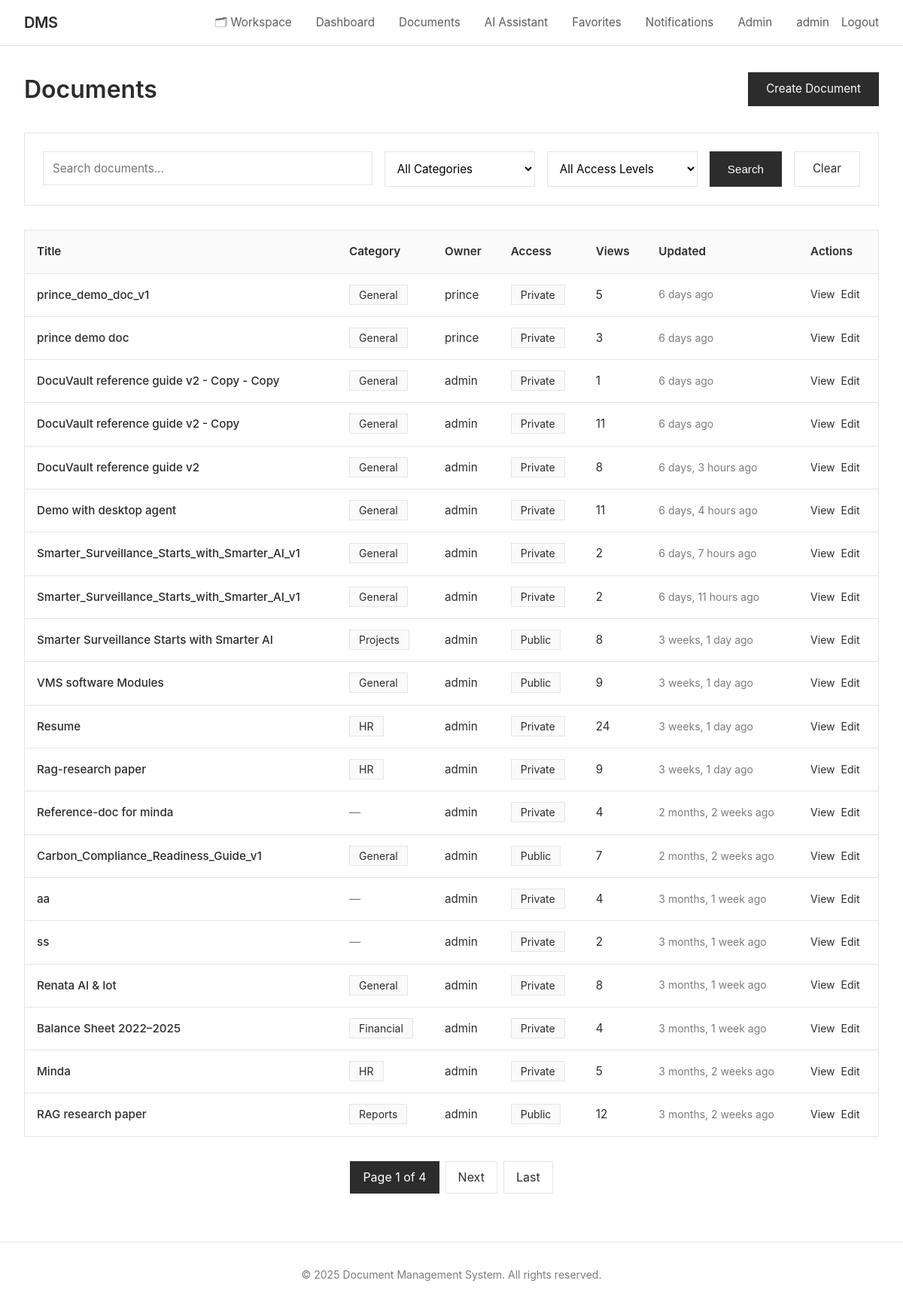
/documents/ (signed in), run on an earlier commit of the app's database.
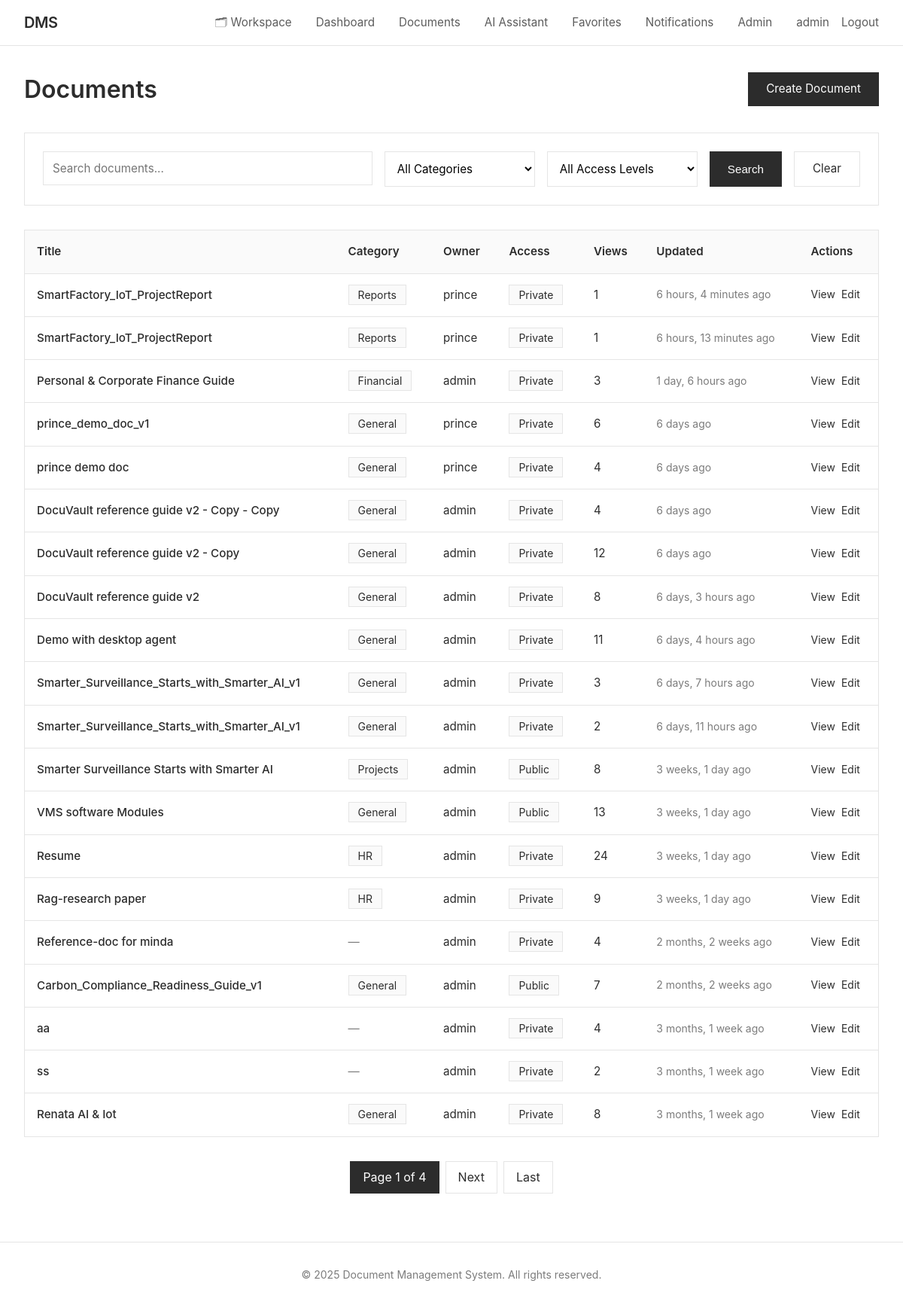
And on a later commit of the database.
### documents/models.py (models this page shows, shortened)
class Document(models.Model):
    ACCESS_LEVEL_CHOICES = [
        ('public', 'Public'),
        ('private', 'Private'),
        ('role', 'Role-Based'),
        ('custom', 'Custom Users'),
    ]
    title = models.CharField(max_length=255)
    description = models.TextField(blank=True)
    file = models.FileField(upload_to=document_upload_path)
    file_size = models.BigIntegerField(default=0, help_text="Size in bytes")
    file_type = models.CharField(max_length=100, blank=True)
    owner = models.ForeignKey(User, on_delete=models.CASCADE, related_name='owned_documents')
    access_level = models.CharField(max_length=10, choices=ACCESS_LEVEL_CHOICES, default='private')
    required_role_level = models.IntegerField(
        default=1,
        validators=[MinValueValidator(1), MaxValueValidator(100)],
        help_text="Minimum role level required (for role-based access)"
    )
    category = models.ForeignKey(Category, on_delete=models.SET_NULL, null=True, blank=True, related_name='documents')
    folder   = models.ForeignKey('Folder', on_delete=models.SET_NULL, null=True, blank=True,
                                 related_name='folder_documents')
    tags = models.ManyToManyField(Tag, blank=True, related_name='documents')
    shared_with = models.ManyToManyField(User, blank=True, related_name='shared_documents')
    version = models.IntegerField(default=1)
    is_locked = models.BooleanField(default=False, help_text="Locked documents cannot be edited")
    locked_by = models.ForeignKey(User, on_delete=models.SET_NULL, null=True, blank=True, related_name='locked_documents')
    views_count = models.IntegerField(default=0)
    downloads_count = models.IntegerField(default=0)
    created_at = models.DateTimeField(auto_now_add=True)
    updated_at = models.DateTimeField(auto_now=True)
    allow_comments = models.BooleanField(default=True)
    allow_download = models.BooleanField(default=True)
    is_deleted = models.BooleanField(default=False)
    deleted_at = models.DateTimeField(null=True, blank=True)
    class Meta:
        ordering = ['-updated_at', '-created_at']
        indexes = [
            models.Index(fields=['owner', 'access_level']),
            models.Index(fields=['created_at']),
            models.Index(fields=['title']),
        ]

class Category(models.Model):
    name = models.CharField(max_length=100, unique=True)
    description = models.TextField(blank=True)
    color = models.CharField(max_length=7, default='#007bff', help_text="Hex color code")
    icon = models.CharField(max_length=50, blank=True, help_text="Icon class name")
    parent = models.ForeignKey('self', on_delete=models.CASCADE, null=True, blank=True, related_name='subcategories')
    created_at = models.DateTimeField(auto_now_add=True)
    created_by = models.ForeignKey(User, on_delete=models.SET_NULL, null=True, related_name='created_categories')
    class Meta:
        verbose_name_plural = "Categories"
        ordering = ['name']

class User(AbstractUser):
    USER_TYPE_CHOICES = [
        ('guest', 'Guest'),
        ('user', 'Regular User'),
        ('admin', 'Admin'),
    ]
    user_type = models.CharField(max_length=10, choices=USER_TYPE_CHOICES, default='user')
    role = models.ForeignKey(Role, on_delete=models.SET_NULL, null=True, blank=True, related_name='users')
    bio = models.TextField(blank=True)
    avatar = models.ImageField(upload_to='avatars/', null=True, blank=True)
    phone = models.CharField(max_length=20, blank=True)
    department = models.CharField(max_length=100, blank=True)
    created_at = models.DateTimeField(auto_now_add=True)
    updated_at = models.DateTimeField(auto_now=True)
    last_activity = models.DateTimeField(auto_now=True)
    is_active = models.BooleanField(default=True)
    class Meta:
        ordering = ['-created_at']
    def is_admin(self):
        return self.user_type == 'admin'

### documents/views.py (the view, shortened to what this page needs)
# urls.py: path('documents/', views.document_list_view, name='document_list'),
@login_required
def document_list_view(request):
    user = request.user
    documents = Document.objects.filter(is_deleted=False).select_related(
        'owner', 'category'
    ).prefetch_related('tags')
    search_query = request.GET.get('q', '')
    if search_query:
        documents = documents.filter(
            Q(title__icontains=search_query) |
            Q(description__icontains=search_query) |
            Q(tags__name__icontains=search_query)
        ).distinct()
    category_id = request.GET.get('category')
    if category_id:
        documents = documents.filter(category_id=category_id)
    tag_id = request.GET.get('tag')
    if tag_id:
        documents = documents.filter(tags__id=tag_id)
    access_level = request.GET.get('access_level')
    if access_level:
        documents = documents.filter(access_level=access_level)
    sort_by = request.GET.get('sort', '-updated_at')
    documents = documents.order_by(sort_by)
    paginator = Paginator(documents, 20)
    page_number = request.GET.get('page')
    page_obj = paginator.get_page(page_number)
    context = {
        'page_obj': page_obj,
        'search_query': search_query,
        'categories': Category.objects.all(),
        'tags': Tag.objects.all(),
    }
    return render(request, 'documents/document_list.html', context)

### documents/templates/documents/document_list.html (shortened to what the changed rows need)
{% extends 'documents/base.html' %}
{% block content %}
<div style="display: flex; justify-content: space-between; align-items: center; margin-bottom: 2rem;">
    <h1 style="font-size: 2rem; font-weight: 600; color: #2c2c2c;">
        Documents
    </h1>
</div>
{% if page_obj %}
    <div class="table-wrapper">
        <table>
            <thead>
                <tr>
                    <th>Title</th>
                    <th>Category</th>
                    <th>Owner</th>
                    <th>Access</th>
                    <th>Views</th>
                    <th>Updated</th>
                    <th>Actions</th>
                </tr>
            </thead>
            <tbody>
                {% for document in page_obj %}
                    <tr>
                        <td>
                            <a href="{% url 'document_detail' document.pk %}" style="color: #2c2c2c; text-decoration: none; font-weight: 500;">
                                {{ document.title }}
                            </a>
                        </td>
                        <td>
                            {% if document.category %}
                                <span style="padding: 0.25rem 0.75rem; background: #fafafa; border: 1px solid #e5e5e5; font-size: 0.875rem;">
                                    {{ document.category.name }}
                                </span>
                            {% else %}
                                <span style="color: #7c7c7c;">—</span>
                            {% endif %}
                        </td>
                        <td>{{ document.owner.username }}</td>
                        <td>
                            <span style="padding: 0.25rem 0.75rem; background: #fafafa; border: 1px solid #e5e5e5; font-size: 0.875rem;">
                                {{ document.get_access_level_display }}
                            </span>
                        </td>
                        <td>{{ document.views_count }}</td>
                        <td style="font-size: 0.875rem; color: #7c7c7c;">
                            {{ document.updated_at|timesince }} ago
                        </td>
                        <td>
                            <div style="display: flex; gap: 0.5rem;">
                                <a href="{% url 'document_detail' document.pk %}" style="color: #2c2c2c; text-decoration: none; font-size: 0.875rem;">
                                    View
                                </a>
                                {% if document.owner == user or user.is_admin %}
                                    <a href="{% url 'document_edit' document.pk %}" style="color: #2c2c2c; text-decoration: none; font-size: 0.875rem;">
                                        Edit
                                    </a>
                                {% endif %}
                            </div>
                        </td>
                    </tr>
                {% endfor %}
            </tbody>
        </table>
    </div>
{% else %}
    <div class="card">
        <p style="color: #7c7c7c; text-align: center; padding: 3rem 0;">
            No documents found. Create your first document to get started.
        </p>
    </div>
{% endif %}
{% endblock %}

What changed in the data, as far as the page shows it:
no longer on this page (row edited): Document: title "Balance Sheet 2022–2025", category.name "Financial", owner.username "admin", access_level "Private", views_count "4", updated_at "3 months, 1 week", shows "Edit"
no longer on this page (row edited): Document: title "Minda", category.name "HR", owner.username "admin", access_level "Private", views_count "5", updated_at "3 months, 2 weeks", shows "Edit"
no longer on this page (row edited): Document: title "RAG research paper", category.name "Reports", owner.username "admin", access_level "Public", views_count "12", updated_at "3 months, 2 weeks", shows "Edit"
added Document: title "SmartFactory_IoT_ProjectReport", category.name "Reports", owner.username "prince", access_level "Private", views_count "1", updated_at "6 hours, 4 minutes", shows "Edit"
added Document: title "SmartFactory_IoT_ProjectReport", category.name "Reports", owner.username "prince", access_level "Private", views_count "1", updated_at "6 hours, 13 minutes", shows "Edit"
added Document: title "Personal & Corporate Finance Guide", category.name "Financial", owner.username "admin", access_level "Private", views_count "3", updated_at "1 day, 6 hours", shows "Edit"
changed Document "prince_demo_doc_v1": views_count "5" → "6"
changed Document "prince demo doc": views_count "3" → "4"
changed Document "DocuVault reference guide v2 - Copy - Copy": views_count "1" → "4"
changed Document "DocuVault reference guide v2 - Copy": views_count "11" → "12"
changed Document "6 days, 7 hours": views_count "2" → "3"
changed Document "VMS software Modules": views_count "9" → "13"
